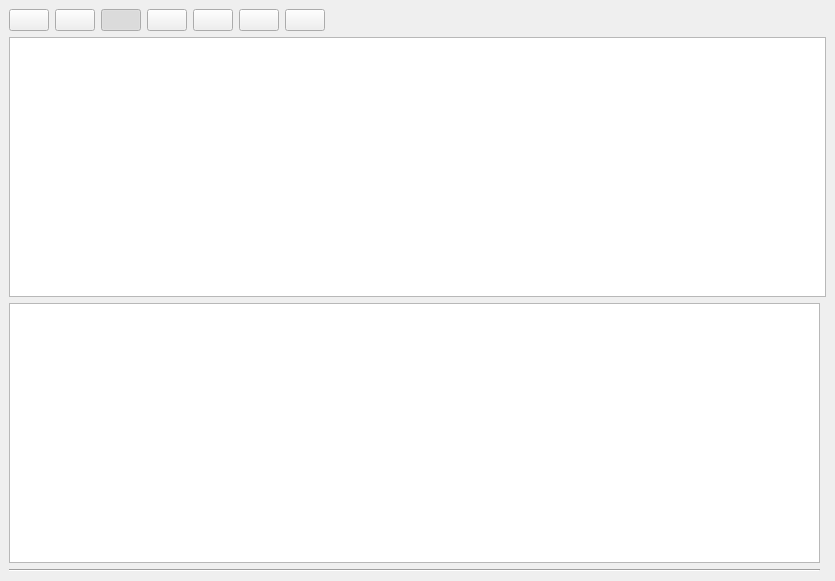
<?xml version="1.0" encoding="UTF-8"?>
<ui version="4.0">
 <class>PcapQt</class>
 <widget class="QMainWindow" name="PcapQt">
  <property name="enabled">
   <bool>true</bool>
  </property>
  <property name="geometry">
   <rect>
    <x>0</x>
    <y>0</y>
    <width>835</width>
    <height>581</height>
   </rect>
  </property>
  <property name="sizePolicy">
   <sizepolicy hsizetype="Preferred" vsizetype="Preferred">
    <horstretch>0</horstretch>
    <verstretch>0</verstretch>
   </sizepolicy>
  </property>
  <property name="windowTitle">
   <string>PcapQt</string>
  </property>
  <widget class="QWidget" name="centralwidget">
   <layout class="QGridLayout" name="gridLayout">
    <item row="0" column="0">
     <layout class="QHBoxLayout" name="horizontalLayout">
      <item>
       <widget class="QPushButton" name="startCapture">
        <property name="toolTip">
         <string>&lt;html&gt;&lt;head/&gt;&lt;body&gt;&lt;p&gt;Start/Stop capturing packages&lt;/p&gt;&lt;/body&gt;&lt;/html&gt;</string>
        </property>
        <property name="text">
         <string/>
        </property>
        <property name="icon">
         <iconset>
          <normaloff>icons/start-button.ico</normaloff>
          <normalon>icons/stop-button.ico</normalon>icons/start-button.ico</iconset>
        </property>
        <property name="iconSize">
         <size>
          <width>16</width>
          <height>16</height>
         </size>
        </property>
        <property name="checkable">
         <bool>true</bool>
        </property>
        <property name="checked">
         <bool>false</bool>
        </property>
       </widget>
      </item>
      <item>
       <widget class="QPushButton" name="restartButton">
        <property name="toolTip">
         <string>&lt;html&gt;&lt;head/&gt;&lt;body&gt;&lt;p&gt;Reset current capture&lt;/p&gt;&lt;/body&gt;&lt;/html&gt;</string>
        </property>
        <property name="text">
         <string/>
        </property>
        <property name="icon">
         <iconset>
          <normaloff>icons/restart-button.ico</normaloff>icons/restart-button.ico</iconset>
        </property>
       </widget>
      </item>
      <item>
       <widget class="QPushButton" name="detailButton">
        <property name="toolTip">
         <string>&lt;html&gt;&lt;head/&gt;&lt;body&gt;&lt;p&gt;Show/Hide package detail&lt;/p&gt;&lt;/body&gt;&lt;/html&gt;</string>
        </property>
        <property name="text">
         <string/>
        </property>
        <property name="icon">
         <iconset>
          <normaloff>icons/detail.ico</normaloff>icons/detail.ico</iconset>
        </property>
        <property name="checkable">
         <bool>true</bool>
        </property>
        <property name="checked">
         <bool>true</bool>
        </property>
       </widget>
      </item>
      <item>
       <widget class="QPushButton" name="previousPakageButton">
        <property name="toolTip">
         <string>&lt;html&gt;&lt;head/&gt;&lt;body&gt;&lt;p&gt;Go to the previous package&lt;/p&gt;&lt;/body&gt;&lt;/html&gt;</string>
        </property>
        <property name="text">
         <string/>
        </property>
        <property name="icon">
         <iconset>
          <normaloff>icons/left-arrow.ico</normaloff>icons/left-arrow.ico</iconset>
        </property>
       </widget>
      </item>
      <item>
       <widget class="QPushButton" name="nextPakageButton">
        <property name="toolTip">
         <string>&lt;html&gt;&lt;head/&gt;&lt;body&gt;&lt;p&gt;Go to the next package&lt;/p&gt;&lt;/body&gt;&lt;/html&gt;</string>
        </property>
        <property name="text">
         <string/>
        </property>
        <property name="icon">
         <iconset>
          <normaloff>icons/right-arrow.ico</normaloff>icons/right-arrow.ico</iconset>
        </property>
       </widget>
      </item>
      <item>
       <widget class="QPushButton" name="firstPakageButton">
        <property name="toolTip">
         <string>&lt;html&gt;&lt;head/&gt;&lt;body&gt;&lt;p&gt;Go to the first package&lt;/p&gt;&lt;/body&gt;&lt;/html&gt;</string>
        </property>
        <property name="text">
         <string/>
        </property>
        <property name="icon">
         <iconset>
          <normaloff>icons/up-arrow.ico</normaloff>icons/up-arrow.ico</iconset>
        </property>
       </widget>
      </item>
      <item>
       <widget class="QPushButton" name="lastPakageButton">
        <property name="toolTip">
         <string>&lt;html&gt;&lt;head/&gt;&lt;body&gt;&lt;p&gt;Go to the last package&lt;/p&gt;&lt;/body&gt;&lt;/html&gt;</string>
        </property>
        <property name="text">
         <string/>
        </property>
        <property name="icon">
         <iconset>
          <normaloff>icons/down-arrow.ico</normaloff>icons/down-arrow.ico</iconset>
        </property>
       </widget>
      </item>
      <item>
       <spacer name="horizontalSpacer">
        <property name="orientation">
         <enum>Qt::Horizontal</enum>
        </property>
        <property name="sizeHint" stdset="0">
         <size>
          <width>40</width>
          <height>20</height>
         </size>
        </property>
       </spacer>
      </item>
     </layout>
    </item>
    <item row="2" column="0">
     <widget class="QTableView" name="detailedPackageTableView"/>
    </item>
    <item row="3" column="0">
     <widget class="Line" name="line">
      <property name="enabled">
       <bool>true</bool>
      </property>
      <property name="sizePolicy">
       <sizepolicy hsizetype="Expanding" vsizetype="Fixed">
        <horstretch>0</horstretch>
        <verstretch>0</verstretch>
       </sizepolicy>
      </property>
      <property name="mouseTracking">
       <bool>false</bool>
      </property>
      <property name="focusPolicy">
       <enum>Qt::NoFocus</enum>
      </property>
      <property name="toolTip">
       <string notr="true"/>
      </property>
      <property name="layoutDirection">
       <enum>Qt::LeftToRight</enum>
      </property>
      <property name="autoFillBackground">
       <bool>false</bool>
      </property>
      <property name="locale">
       <locale language="English" country="UnitedStates"/>
      </property>
      <property name="orientation">
       <enum>Qt::Horizontal</enum>
      </property>
     </widget>
    </item>
    <item row="1" column="0" colspan="2">
     <widget class="QTableView" name="packageTableView"/>
    </item>
   </layout>
  </widget>
 </widget>
 <tabstops>
  <tabstop>startCapture</tabstop>
  <tabstop>restartButton</tabstop>
  <tabstop>previousPakageButton</tabstop>
  <tabstop>nextPakageButton</tabstop>
 </tabstops>
 <resources/>
 <connections>
  <connection>
   <sender>detailButton</sender>
   <signal>toggled(bool)</signal>
   <receiver>detailedPackageTableView</receiver>
   <slot>setVisible(bool)</slot>
   <hints>
    <hint type="sourcelabel">
     <x>91</x>
     <y>24</y>
    </hint>
    <hint type="destinationlabel">
     <x>335</x>
     <y>432</y>
    </hint>
   </hints>
  </connection>
 </connections>
</ui>
